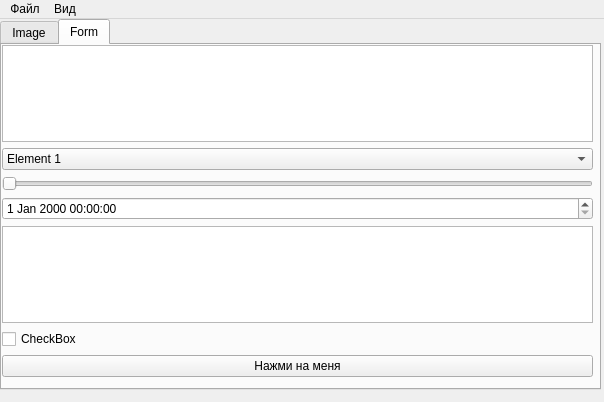
<?xml version="1.0" encoding="UTF-8"?>
<ui version="4.0">
 <class>MainWindow</class>
 <widget class="QMainWindow" name="MainWindow">
  <property name="geometry">
   <rect>
    <x>0</x>
    <y>0</y>
    <width>604</width>
    <height>402</height>
   </rect>
  </property>
  <property name="windowTitle">
   <string>MainWindow</string>
  </property>
  <widget class="QWidget" name="centralwidget">
   <widget class="QTabWidget" name="tabWidget">
    <property name="geometry">
     <rect>
      <x>0</x>
      <y>0</y>
      <width>601</width>
      <height>371</height>
     </rect>
    </property>
    <property name="currentIndex">
     <number>1</number>
    </property>
    <widget class="QWidget" name="tab_1">
     <attribute name="title">
      <string>Image</string>
     </attribute>
     <widget class="QLabel" name="label">
      <property name="geometry">
       <rect>
        <x>0</x>
        <y>0</y>
        <width>591</width>
        <height>321</height>
       </rect>
      </property>
      <property name="text">
       <string/>
      </property>
      <property name="pixmap">
       <pixmap>DT-Truckee-LOC-HERO.jpeg</pixmap>
      </property>
     </widget>
    </widget>
    <widget class="QWidget" name="tab_2">
     <attribute name="title">
      <string>Form</string>
     </attribute>
     <widget class="QWidget" name="verticalLayoutWidget">
      <property name="geometry">
       <rect>
        <x>0</x>
        <y>0</y>
        <width>591</width>
        <height>332</height>
       </rect>
      </property>
      <layout class="QVBoxLayout" name="verticalLayout">
       <item>
        <widget class="QPlainTextEdit" name="plainTextEdit_2"/>
       </item>
       <item>
        <widget class="QComboBox" name="comboBox">
         <item>
          <property name="text">
           <string>Element 1</string>
          </property>
         </item>
         <item>
          <property name="text">
           <string>Element 2</string>
          </property>
         </item>
        </widget>
       </item>
       <item>
        <widget class="QSlider" name="horizontalSlider">
         <property name="orientation">
          <enum>Qt::Horizontal</enum>
         </property>
        </widget>
       </item>
       <item>
        <widget class="QDateTimeEdit" name="dateTimeEdit"/>
       </item>
       <item>
        <widget class="QPlainTextEdit" name="plainTextEdit"/>
       </item>
       <item>
        <widget class="QCheckBox" name="checkBox">
         <property name="text">
          <string>CheckBox</string>
         </property>
        </widget>
       </item>
       <item>
        <widget class="QPushButton" name="pushButton">
         <property name="text">
          <string>Нажми на меня</string>
         </property>
        </widget>
       </item>
      </layout>
     </widget>
    </widget>
   </widget>
  </widget>
  <widget class="QMenuBar" name="menuBar">
   <property name="geometry">
    <rect>
     <x>0</x>
     <y>0</y>
     <width>604</width>
     <height>26</height>
    </rect>
   </property>
   <widget class="QMenu" name="menu">
    <property name="title">
     <string>Файл</string>
    </property>
    <addaction name="action"/>
    <addaction name="action_2"/>
    <addaction name="separator"/>
    <addaction name="action_4"/>
   </widget>
   <widget class="QMenu" name="menu_2">
    <property name="title">
     <string>Вид</string>
    </property>
   </widget>
   <addaction name="menu"/>
   <addaction name="menu_2"/>
  </widget>
  <action name="action">
   <property name="text">
    <string>Сохранить</string>
   </property>
  </action>
  <action name="action_2">
   <property name="text">
    <string>Открыть</string>
   </property>
  </action>
  <action name="action_4">
   <property name="text">
    <string>Выйти</string>
   </property>
  </action>
 </widget>
 <resources/>
 <connections/>
</ui>
